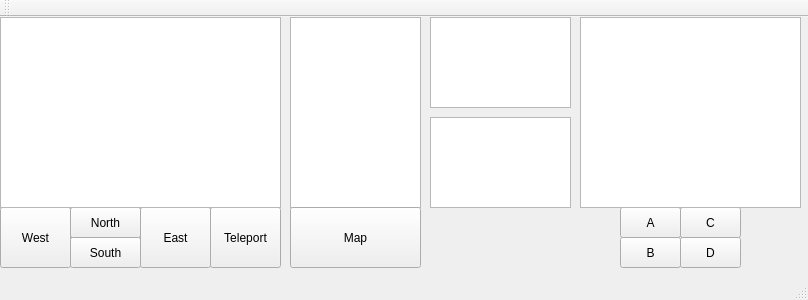
<?xml version="1.0" encoding="UTF-8"?>
<ui version="4.0">
 <class>MainWindow</class>
 <widget class="QMainWindow" name="MainWindow">
  <property name="geometry">
   <rect>
    <x>0</x>
    <y>0</y>
    <width>808</width>
    <height>300</height>
   </rect>
  </property>
  <property name="windowTitle">
   <string>MainWindow</string>
  </property>
  <property name="styleSheet">
   <string notr="true">background-image:url(:/images/bi2.jpg)</string>
  </property>
  <widget class="QWidget" name="centralWidget">
   <widget class="QPushButton" name="pushButton">
    <property name="geometry">
     <rect>
      <x>0</x>
      <y>190</y>
      <width>71</width>
      <height>61</height>
     </rect>
    </property>
    <property name="text">
     <string>West</string>
    </property>
   </widget>
   <widget class="QPushButton" name="pushButton_2">
    <property name="geometry">
     <rect>
      <x>70</x>
      <y>190</y>
      <width>71</width>
      <height>31</height>
     </rect>
    </property>
    <property name="text">
     <string>North</string>
    </property>
   </widget>
   <widget class="QPushButton" name="pushButton_3">
    <property name="geometry">
     <rect>
      <x>70</x>
      <y>220</y>
      <width>71</width>
      <height>31</height>
     </rect>
    </property>
    <property name="text">
     <string>South</string>
    </property>
   </widget>
   <widget class="QPushButton" name="pushButton_4">
    <property name="geometry">
     <rect>
      <x>140</x>
      <y>190</y>
      <width>71</width>
      <height>61</height>
     </rect>
    </property>
    <property name="text">
     <string>East</string>
    </property>
   </widget>
   <widget class="QPushButton" name="pushButton_5">
    <property name="geometry">
     <rect>
      <x>210</x>
      <y>190</y>
      <width>71</width>
      <height>61</height>
     </rect>
    </property>
    <property name="text">
     <string>Teleport</string>
    </property>
   </widget>
   <widget class="QTextEdit" name="textEdit">
    <property name="geometry">
     <rect>
      <x>0</x>
      <y>0</y>
      <width>281</width>
      <height>191</height>
     </rect>
    </property>
    <property name="styleSheet">
     <string notr="true">background-image:url(:/images/WhiteTB.jpg)</string>
    </property>
    <property name="readOnly">
     <bool>true</bool>
    </property>
   </widget>
   <widget class="QPushButton" name="pushButton_6">
    <property name="geometry">
     <rect>
      <x>620</x>
      <y>190</y>
      <width>61</width>
      <height>31</height>
     </rect>
    </property>
    <property name="text">
     <string>A</string>
    </property>
   </widget>
   <widget class="QPushButton" name="pushButton_7">
    <property name="geometry">
     <rect>
      <x>620</x>
      <y>220</y>
      <width>61</width>
      <height>31</height>
     </rect>
    </property>
    <property name="text">
     <string>B</string>
    </property>
   </widget>
   <widget class="QPushButton" name="pushButton_8">
    <property name="geometry">
     <rect>
      <x>680</x>
      <y>190</y>
      <width>61</width>
      <height>31</height>
     </rect>
    </property>
    <property name="text">
     <string>C</string>
    </property>
   </widget>
   <widget class="QPushButton" name="pushButton_9">
    <property name="geometry">
     <rect>
      <x>680</x>
      <y>220</y>
      <width>61</width>
      <height>31</height>
     </rect>
    </property>
    <property name="text">
     <string>D</string>
    </property>
   </widget>
   <widget class="QTextEdit" name="textEdit_2">
    <property name="geometry">
     <rect>
      <x>580</x>
      <y>0</y>
      <width>221</width>
      <height>191</height>
     </rect>
    </property>
    <property name="styleSheet">
     <string notr="true">background-image:
url(:/images/WhiteTB.jpg)</string>
    </property>
    <property name="readOnly">
     <bool>true</bool>
    </property>
   </widget>
   <widget class="QTextEdit" name="textEdit_3">
    <property name="geometry">
     <rect>
      <x>290</x>
      <y>0</y>
      <width>131</width>
      <height>191</height>
     </rect>
    </property>
    <property name="styleSheet">
     <string notr="true">background-image:url(:/images/WhiteTB.jpg)</string>
    </property>
    <property name="readOnly">
     <bool>true</bool>
    </property>
   </widget>
   <widget class="QPushButton" name="pushButton_10">
    <property name="geometry">
     <rect>
      <x>290</x>
      <y>190</y>
      <width>131</width>
      <height>61</height>
     </rect>
    </property>
    <property name="text">
     <string>Map</string>
    </property>
   </widget>
   <widget class="QTextEdit" name="textEdit_4">
    <property name="geometry">
     <rect>
      <x>430</x>
      <y>0</y>
      <width>141</width>
      <height>91</height>
     </rect>
    </property>
    <property name="styleSheet">
     <string notr="true">background-image:
url(:/images/WhiteTB.jpg)</string>
    </property>
    <property name="readOnly">
     <bool>true</bool>
    </property>
   </widget>
   <widget class="QTextEdit" name="textEdit_5">
    <property name="geometry">
     <rect>
      <x>430</x>
      <y>100</y>
      <width>141</width>
      <height>91</height>
     </rect>
    </property>
    <property name="styleSheet">
     <string notr="true">background-image:url(:/images/WhiteTB.jpg)</string>
    </property>
    <property name="readOnly">
     <bool>true</bool>
    </property>
   </widget>
  </widget>
  <widget class="QMenuBar" name="menuBar">
   <property name="geometry">
    <rect>
     <x>0</x>
     <y>0</y>
     <width>808</width>
     <height>21</height>
    </rect>
   </property>
  </widget>
  <widget class="QToolBar" name="mainToolBar">
   <attribute name="toolBarArea">
    <enum>TopToolBarArea</enum>
   </attribute>
   <attribute name="toolBarBreak">
    <bool>false</bool>
   </attribute>
  </widget>
  <widget class="QStatusBar" name="statusBar"/>
 </widget>
 <layoutdefault spacing="6" margin="11"/>
 <resources/>
 <connections/>
</ui>
